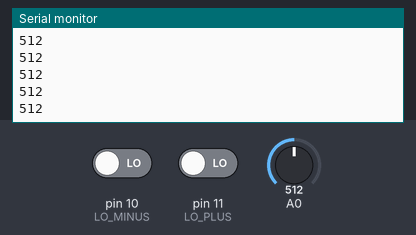
This sketch was run on a simulated Arduino Uno, built with avr-gcc and run on an emulated ATmega328P. On the bench: the last lines printed to the serial monitor. The inputs (shaded band) are chosen by the test bench; at power-on: A0 = 512, pin 10 (LO_MINUS) LOW, pin 11 (LO_PLUS) LOW.

Above: at 1.2 s.
1.3 s: A0 set to 716
At 2.0 s:
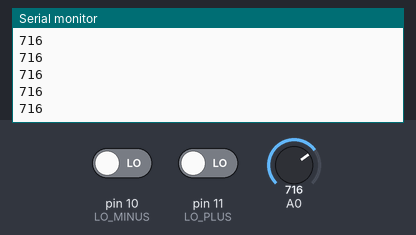
2.8 s: pin 10 (LO_MINUS) driven HIGH
At 3.8 s:
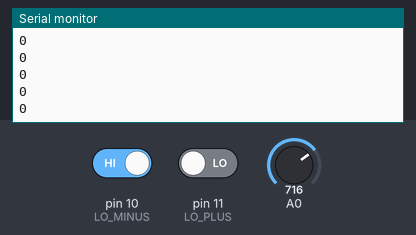
Timing chart, 0 to 5.5 s (numbered marks = the images above; inputs shaded):
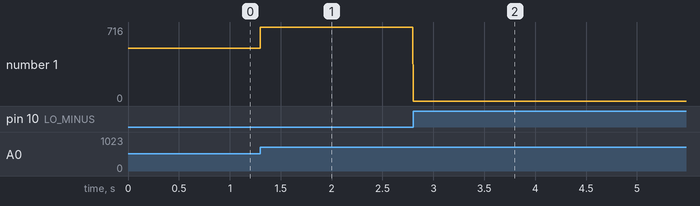

Measured:
- after the input at 1.3 s, the serial monitor: prints a new line at once (image 1)
- after the input at 2.8 s, the serial monitor: prints a new line at once (image 2)
- plotted number 1: 512 → 716 after the input at 1.3 s, 716 → 0 after the input at 2.8 s

The sketch:

example.ino
```cpp
// Reads the AD8232 analog OUTPUT on A0 and reports either the ECG waveform (analogRead) or 0 when LO+ or LO- indicate a lead-off, printing at ~500 samples/s to the Serial Plotter.
//
// Buy this module: https://shillehtek.com/products/ecg-electrode-pads-ad8232-5-pack
// Full manual: https://shillehtek.com/blogs/shillehtek-product-manuals/ecg-electrode-pads-ad8232-5-pack-manual
// More examples: https://github.com/shillehbean/shillehtek-examples
//

// AD8232: OUTPUT -> A0, LO+ -> D11, LO- -> D10, 3.3V, GND
// Open Tools > Serial Plotter at 115200 baud
const int LO_PLUS = 11, LO_MINUS = 10;

void setup() {
  Serial.begin(115200);
  pinMode(LO_PLUS, INPUT);
  pinMode(LO_MINUS, INPUT);
}

void loop() {
  if (digitalRead(LO_PLUS) == HIGH || digitalRead(LO_MINUS) == HIGH) {
    Serial.println(0);              // an electrode came loose
  } else {
    Serial.println(analogRead(A0)); // the ECG waveform
  }
  delay(2);                          // ~500 samples/second
}
```
